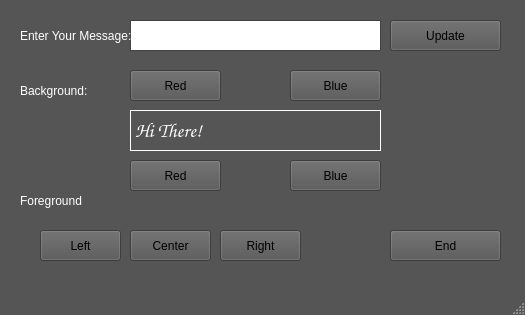
<?xml version="1.0" encoding="UTF-8"?>
<ui version="4.0">
 <class>TextStyleLab</class>
 <widget class="QMainWindow" name="TextStyleLab">
  <property name="geometry">
   <rect>
    <x>0</x>
    <y>0</y>
    <width>525</width>
    <height>315</height>
   </rect>
  </property>
  <property name="palette">
   <palette>
    <active>
     <colorrole role="WindowText">
      <brush brushstyle="SolidPattern">
       <color alpha="255">
        <red>255</red>
        <green>255</green>
        <blue>255</blue>
       </color>
      </brush>
     </colorrole>
     <colorrole role="Button">
      <brush brushstyle="SolidPattern">
       <color alpha="255">
        <red>85</red>
        <green>85</green>
        <blue>85</blue>
       </color>
      </brush>
     </colorrole>
     <colorrole role="Light">
      <brush brushstyle="SolidPattern">
       <color alpha="255">
        <red>127</red>
        <green>127</green>
        <blue>127</blue>
       </color>
      </brush>
     </colorrole>
     <colorrole role="Midlight">
      <brush brushstyle="SolidPattern">
       <color alpha="255">
        <red>106</red>
        <green>106</green>
        <blue>106</blue>
       </color>
      </brush>
     </colorrole>
     <colorrole role="Dark">
      <brush brushstyle="SolidPattern">
       <color alpha="255">
        <red>42</red>
        <green>42</green>
        <blue>42</blue>
       </color>
      </brush>
     </colorrole>
     <colorrole role="Mid">
      <brush brushstyle="SolidPattern">
       <color alpha="255">
        <red>56</red>
        <green>56</green>
        <blue>56</blue>
       </color>
      </brush>
     </colorrole>
     <colorrole role="Text">
      <brush brushstyle="SolidPattern">
       <color alpha="255">
        <red>0</red>
        <green>0</green>
        <blue>0</blue>
       </color>
      </brush>
     </colorrole>
     <colorrole role="BrightText">
      <brush brushstyle="SolidPattern">
       <color alpha="255">
        <red>255</red>
        <green>255</green>
        <blue>255</blue>
       </color>
      </brush>
     </colorrole>
     <colorrole role="ButtonText">
      <brush brushstyle="SolidPattern">
       <color alpha="255">
        <red>0</red>
        <green>0</green>
        <blue>0</blue>
       </color>
      </brush>
     </colorrole>
     <colorrole role="Base">
      <brush brushstyle="SolidPattern">
       <color alpha="255">
        <red>255</red>
        <green>255</green>
        <blue>255</blue>
       </color>
      </brush>
     </colorrole>
     <colorrole role="Window">
      <brush brushstyle="SolidPattern">
       <color alpha="255">
        <red>85</red>
        <green>85</green>
        <blue>85</blue>
       </color>
      </brush>
     </colorrole>
     <colorrole role="Shadow">
      <brush brushstyle="SolidPattern">
       <color alpha="255">
        <red>0</red>
        <green>0</green>
        <blue>0</blue>
       </color>
      </brush>
     </colorrole>
     <colorrole role="AlternateBase">
      <brush brushstyle="SolidPattern">
       <color alpha="255">
        <red>42</red>
        <green>42</green>
        <blue>42</blue>
       </color>
      </brush>
     </colorrole>
     <colorrole role="ToolTipBase">
      <brush brushstyle="SolidPattern">
       <color alpha="255">
        <red>255</red>
        <green>255</green>
        <blue>220</blue>
       </color>
      </brush>
     </colorrole>
     <colorrole role="ToolTipText">
      <brush brushstyle="SolidPattern">
       <color alpha="255">
        <red>0</red>
        <green>0</green>
        <blue>0</blue>
       </color>
      </brush>
     </colorrole>
     <colorrole role="PlaceholderText">
      <brush brushstyle="SolidPattern">
       <color alpha="128">
        <red>0</red>
        <green>0</green>
        <blue>0</blue>
       </color>
      </brush>
     </colorrole>
    </active>
    <inactive>
     <colorrole role="WindowText">
      <brush brushstyle="SolidPattern">
       <color alpha="255">
        <red>255</red>
        <green>255</green>
        <blue>255</blue>
       </color>
      </brush>
     </colorrole>
     <colorrole role="Button">
      <brush brushstyle="SolidPattern">
       <color alpha="255">
        <red>85</red>
        <green>85</green>
        <blue>85</blue>
       </color>
      </brush>
     </colorrole>
     <colorrole role="Light">
      <brush brushstyle="SolidPattern">
       <color alpha="255">
        <red>127</red>
        <green>127</green>
        <blue>127</blue>
       </color>
      </brush>
     </colorrole>
     <colorrole role="Midlight">
      <brush brushstyle="SolidPattern">
       <color alpha="255">
        <red>106</red>
        <green>106</green>
        <blue>106</blue>
       </color>
      </brush>
     </colorrole>
     <colorrole role="Dark">
      <brush brushstyle="SolidPattern">
       <color alpha="255">
        <red>42</red>
        <green>42</green>
        <blue>42</blue>
       </color>
      </brush>
     </colorrole>
     <colorrole role="Mid">
      <brush brushstyle="SolidPattern">
       <color alpha="255">
        <red>56</red>
        <green>56</green>
        <blue>56</blue>
       </color>
      </brush>
     </colorrole>
     <colorrole role="Text">
      <brush brushstyle="SolidPattern">
       <color alpha="255">
        <red>0</red>
        <green>0</green>
        <blue>0</blue>
       </color>
      </brush>
     </colorrole>
     <colorrole role="BrightText">
      <brush brushstyle="SolidPattern">
       <color alpha="255">
        <red>255</red>
        <green>255</green>
        <blue>255</blue>
       </color>
      </brush>
     </colorrole>
     <colorrole role="ButtonText">
      <brush brushstyle="SolidPattern">
       <color alpha="255">
        <red>0</red>
        <green>0</green>
        <blue>0</blue>
       </color>
      </brush>
     </colorrole>
     <colorrole role="Base">
      <brush brushstyle="SolidPattern">
       <color alpha="255">
        <red>255</red>
        <green>255</green>
        <blue>255</blue>
       </color>
      </brush>
     </colorrole>
     <colorrole role="Window">
      <brush brushstyle="SolidPattern">
       <color alpha="255">
        <red>85</red>
        <green>85</green>
        <blue>85</blue>
       </color>
      </brush>
     </colorrole>
     <colorrole role="Shadow">
      <brush brushstyle="SolidPattern">
       <color alpha="255">
        <red>0</red>
        <green>0</green>
        <blue>0</blue>
       </color>
      </brush>
     </colorrole>
     <colorrole role="AlternateBase">
      <brush brushstyle="SolidPattern">
       <color alpha="255">
        <red>42</red>
        <green>42</green>
        <blue>42</blue>
       </color>
      </brush>
     </colorrole>
     <colorrole role="ToolTipBase">
      <brush brushstyle="SolidPattern">
       <color alpha="255">
        <red>255</red>
        <green>255</green>
        <blue>220</blue>
       </color>
      </brush>
     </colorrole>
     <colorrole role="ToolTipText">
      <brush brushstyle="SolidPattern">
       <color alpha="255">
        <red>0</red>
        <green>0</green>
        <blue>0</blue>
       </color>
      </brush>
     </colorrole>
     <colorrole role="PlaceholderText">
      <brush brushstyle="SolidPattern">
       <color alpha="128">
        <red>0</red>
        <green>0</green>
        <blue>0</blue>
       </color>
      </brush>
     </colorrole>
    </inactive>
    <disabled>
     <colorrole role="WindowText">
      <brush brushstyle="SolidPattern">
       <color alpha="255">
        <red>42</red>
        <green>42</green>
        <blue>42</blue>
       </color>
      </brush>
     </colorrole>
     <colorrole role="Button">
      <brush brushstyle="SolidPattern">
       <color alpha="255">
        <red>85</red>
        <green>85</green>
        <blue>85</blue>
       </color>
      </brush>
     </colorrole>
     <colorrole role="Light">
      <brush brushstyle="SolidPattern">
       <color alpha="255">
        <red>127</red>
        <green>127</green>
        <blue>127</blue>
       </color>
      </brush>
     </colorrole>
     <colorrole role="Midlight">
      <brush brushstyle="SolidPattern">
       <color alpha="255">
        <red>106</red>
        <green>106</green>
        <blue>106</blue>
       </color>
      </brush>
     </colorrole>
     <colorrole role="Dark">
      <brush brushstyle="SolidPattern">
       <color alpha="255">
        <red>42</red>
        <green>42</green>
        <blue>42</blue>
       </color>
      </brush>
     </colorrole>
     <colorrole role="Mid">
      <brush brushstyle="SolidPattern">
       <color alpha="255">
        <red>56</red>
        <green>56</green>
        <blue>56</blue>
       </color>
      </brush>
     </colorrole>
     <colorrole role="Text">
      <brush brushstyle="SolidPattern">
       <color alpha="255">
        <red>42</red>
        <green>42</green>
        <blue>42</blue>
       </color>
      </brush>
     </colorrole>
     <colorrole role="BrightText">
      <brush brushstyle="SolidPattern">
       <color alpha="255">
        <red>255</red>
        <green>255</green>
        <blue>255</blue>
       </color>
      </brush>
     </colorrole>
     <colorrole role="ButtonText">
      <brush brushstyle="SolidPattern">
       <color alpha="255">
        <red>42</red>
        <green>42</green>
        <blue>42</blue>
       </color>
      </brush>
     </colorrole>
     <colorrole role="Base">
      <brush brushstyle="SolidPattern">
       <color alpha="255">
        <red>85</red>
        <green>85</green>
        <blue>85</blue>
       </color>
      </brush>
     </colorrole>
     <colorrole role="Window">
      <brush brushstyle="SolidPattern">
       <color alpha="255">
        <red>85</red>
        <green>85</green>
        <blue>85</blue>
       </color>
      </brush>
     </colorrole>
     <colorrole role="Shadow">
      <brush brushstyle="SolidPattern">
       <color alpha="255">
        <red>0</red>
        <green>0</green>
        <blue>0</blue>
       </color>
      </brush>
     </colorrole>
     <colorrole role="AlternateBase">
      <brush brushstyle="SolidPattern">
       <color alpha="255">
        <red>85</red>
        <green>85</green>
        <blue>85</blue>
       </color>
      </brush>
     </colorrole>
     <colorrole role="ToolTipBase">
      <brush brushstyle="SolidPattern">
       <color alpha="255">
        <red>255</red>
        <green>255</green>
        <blue>220</blue>
       </color>
      </brush>
     </colorrole>
     <colorrole role="ToolTipText">
      <brush brushstyle="SolidPattern">
       <color alpha="255">
        <red>0</red>
        <green>0</green>
        <blue>0</blue>
       </color>
      </brush>
     </colorrole>
     <colorrole role="PlaceholderText">
      <brush brushstyle="SolidPattern">
       <color alpha="128">
        <red>255</red>
        <green>255</green>
        <blue>255</blue>
       </color>
      </brush>
     </colorrole>
    </disabled>
   </palette>
  </property>
  <property name="windowTitle">
   <string>TextStyleLab</string>
  </property>
  <widget class="QWidget" name="centralwidget">
   <widget class="QPushButton" name="updateButton">
    <property name="geometry">
     <rect>
      <x>390</x>
      <y>20</y>
      <width>111</width>
      <height>31</height>
     </rect>
    </property>
    <property name="text">
     <string>Update</string>
    </property>
   </widget>
   <widget class="QPlainTextEdit" name="inputText">
    <property name="geometry">
     <rect>
      <x>130</x>
      <y>20</y>
      <width>251</width>
      <height>31</height>
     </rect>
    </property>
    <property name="palette">
     <palette>
      <active>
       <colorrole role="Text">
        <brush brushstyle="SolidPattern">
         <color alpha="255">
          <red>0</red>
          <green>0</green>
          <blue>0</blue>
         </color>
        </brush>
       </colorrole>
      </active>
      <inactive>
       <colorrole role="Text">
        <brush brushstyle="SolidPattern">
         <color alpha="255">
          <red>0</red>
          <green>0</green>
          <blue>0</blue>
         </color>
        </brush>
       </colorrole>
      </inactive>
      <disabled>
       <colorrole role="Text">
        <brush brushstyle="SolidPattern">
         <color alpha="255">
          <red>42</red>
          <green>42</green>
          <blue>42</blue>
         </color>
        </brush>
       </colorrole>
      </disabled>
     </palette>
    </property>
   </widget>
   <widget class="QLabel" name="promptLabel">
    <property name="geometry">
     <rect>
      <x>20</x>
      <y>25</y>
      <width>111</width>
      <height>21</height>
     </rect>
    </property>
    <property name="text">
     <string>Enter Your Message:</string>
    </property>
   </widget>
   <widget class="QLabel" name="targetLabel">
    <property name="geometry">
     <rect>
      <x>130</x>
      <y>110</y>
      <width>251</width>
      <height>41</height>
     </rect>
    </property>
    <property name="font">
     <font>
      <family>Comic Sans MS</family>
      <pointsize>15</pointsize>
      <weight>75</weight>
      <italic>true</italic>
      <bold>true</bold>
     </font>
    </property>
    <property name="frameShape">
     <enum>QFrame::Box</enum>
    </property>
    <property name="text">
     <string>Hi There!</string>
    </property>
   </widget>
   <widget class="QLabel" name="BkgLabel">
    <property name="geometry">
     <rect>
      <x>20</x>
      <y>80</y>
      <width>111</width>
      <height>21</height>
     </rect>
    </property>
    <property name="text">
     <string>Background:</string>
    </property>
   </widget>
   <widget class="QPushButton" name="bkgRedButton">
    <property name="geometry">
     <rect>
      <x>130</x>
      <y>70</y>
      <width>91</width>
      <height>31</height>
     </rect>
    </property>
    <property name="text">
     <string>Red</string>
    </property>
   </widget>
   <widget class="QPushButton" name="bkgBlueButton">
    <property name="geometry">
     <rect>
      <x>290</x>
      <y>70</y>
      <width>91</width>
      <height>31</height>
     </rect>
    </property>
    <property name="text">
     <string>Blue</string>
    </property>
   </widget>
   <widget class="QPushButton" name="FgdRedButton">
    <property name="geometry">
     <rect>
      <x>130</x>
      <y>160</y>
      <width>91</width>
      <height>31</height>
     </rect>
    </property>
    <property name="text">
     <string>Red</string>
    </property>
   </widget>
   <widget class="QLabel" name="FgdLabel">
    <property name="geometry">
     <rect>
      <x>20</x>
      <y>190</y>
      <width>111</width>
      <height>21</height>
     </rect>
    </property>
    <property name="text">
     <string>Foreground</string>
    </property>
   </widget>
   <widget class="QPushButton" name="FgdBlueButton">
    <property name="geometry">
     <rect>
      <x>290</x>
      <y>160</y>
      <width>91</width>
      <height>31</height>
     </rect>
    </property>
    <property name="text">
     <string>Blue</string>
    </property>
   </widget>
   <widget class="QPushButton" name="alignLeftButton">
    <property name="geometry">
     <rect>
      <x>40</x>
      <y>230</y>
      <width>81</width>
      <height>31</height>
     </rect>
    </property>
    <property name="text">
     <string>Left</string>
    </property>
   </widget>
   <widget class="QPushButton" name="alignCenterButton">
    <property name="geometry">
     <rect>
      <x>130</x>
      <y>230</y>
      <width>81</width>
      <height>31</height>
     </rect>
    </property>
    <property name="text">
     <string>Center</string>
    </property>
   </widget>
   <widget class="QPushButton" name="alignRightButton">
    <property name="geometry">
     <rect>
      <x>220</x>
      <y>230</y>
      <width>81</width>
      <height>31</height>
     </rect>
    </property>
    <property name="text">
     <string>Right</string>
    </property>
   </widget>
   <widget class="QPushButton" name="endButton">
    <property name="geometry">
     <rect>
      <x>390</x>
      <y>230</y>
      <width>111</width>
      <height>31</height>
     </rect>
    </property>
    <property name="text">
     <string>End</string>
    </property>
   </widget>
  </widget>
  <widget class="QMenuBar" name="menubar">
   <property name="geometry">
    <rect>
     <x>0</x>
     <y>0</y>
     <width>525</width>
     <height>22</height>
    </rect>
   </property>
  </widget>
  <widget class="QStatusBar" name="statusbar"/>
 </widget>
 <resources/>
 <connections/>
</ui>
